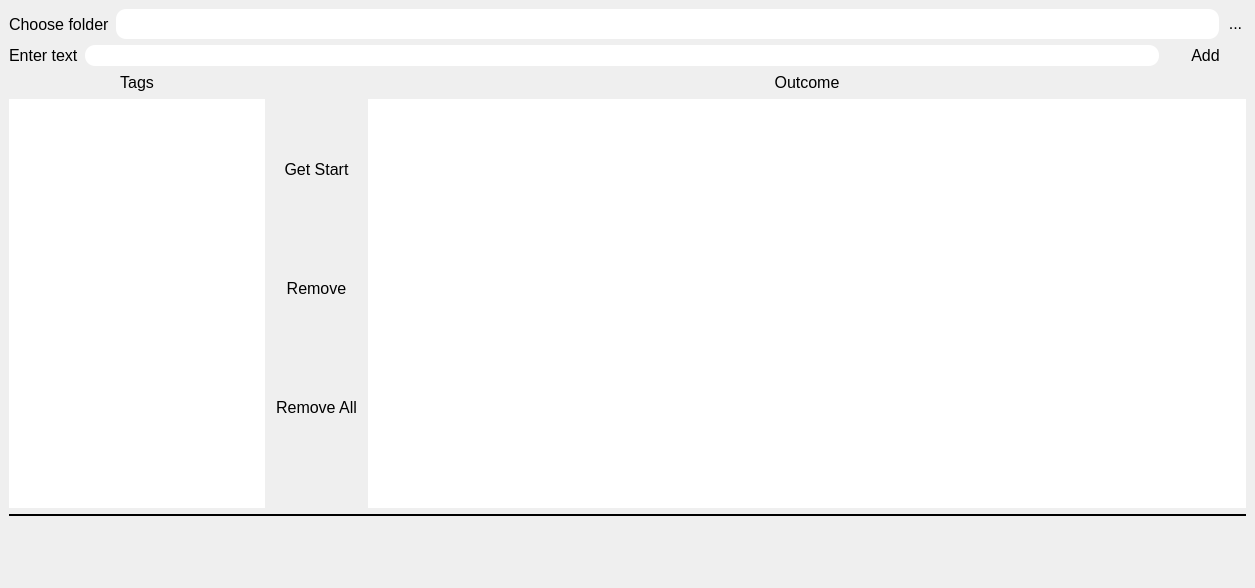
<?xml version="1.0" encoding="UTF-8"?>
<ui version="4.0">
 <class>MainWindow</class>
 <widget class="QMainWindow" name="MainWindow">
  <property name="geometry">
   <rect>
    <x>0</x>
    <y>0</y>
    <width>1255</width>
    <height>588</height>
   </rect>
  </property>
  <property name="minimumSize">
   <size>
    <width>672</width>
    <height>522</height>
   </size>
  </property>
  <property name="windowTitle">
   <string>MainWindow</string>
  </property>
  <property name="styleSheet">
   <string notr="true">
border-radius: 10px;</string>
  </property>
  <widget class="QWidget" name="centralwidget">
   <layout class="QVBoxLayout" name="verticalLayout_5">
    <item>
     <layout class="QVBoxLayout" name="verticalLayout_4">
      <item>
       <layout class="QHBoxLayout" name="horizontalLayout">
        <item>
         <widget class="QLabel" name="ChooseFolder_label">
          <property name="font">
           <font>
            <pointsize>12</pointsize>
           </font>
          </property>
          <property name="styleSheet">
           <string notr="true"/>
          </property>
          <property name="text">
           <string>Choose folder</string>
          </property>
         </widget>
        </item>
        <item>
         <widget class="QLineEdit" name="FolderPath_text">
          <property name="minimumSize">
           <size>
            <width>0</width>
            <height>30</height>
           </size>
          </property>
          <property name="font">
           <font>
            <pointsize>12</pointsize>
           </font>
          </property>
          <property name="styleSheet">
           <string notr="true">
border-radius: 10px;
</string>
          </property>
         </widget>
        </item>
        <item>
         <widget class="QPushButton" name="FindFolder_button">
          <property name="minimumSize">
           <size>
            <width>21</width>
            <height>21</height>
           </size>
          </property>
          <property name="maximumSize">
           <size>
            <width>21</width>
            <height>21</height>
           </size>
          </property>
          <property name="font">
           <font>
            <pointsize>12</pointsize>
           </font>
          </property>
          <property name="styleSheet">
           <string notr="true">
border-radius: 10px;
</string>
          </property>
          <property name="text">
           <string>...</string>
          </property>
         </widget>
        </item>
       </layout>
      </item>
      <item>
       <layout class="QHBoxLayout" name="horizontalLayout_2">
        <item>
         <widget class="QLabel" name="label_4">
          <property name="font">
           <font>
            <pointsize>12</pointsize>
           </font>
          </property>
          <property name="styleSheet">
           <string notr="true"/>
          </property>
          <property name="text">
           <string>Enter text</string>
          </property>
         </widget>
        </item>
        <item>
         <widget class="QLineEdit" name="Substring_text">
          <property name="minimumSize">
           <size>
            <width>0</width>
            <height>21</height>
           </size>
          </property>
          <property name="font">
           <font>
            <pointsize>12</pointsize>
           </font>
          </property>
          <property name="styleSheet">
           <string notr="true">
border-radius: 10px;
</string>
          </property>
         </widget>
        </item>
        <item>
         <widget class="QPushButton" name="Add_substring_button_2">
          <property name="minimumSize">
           <size>
            <width>81</width>
            <height>21</height>
           </size>
          </property>
          <property name="font">
           <font>
            <pointsize>12</pointsize>
           </font>
          </property>
          <property name="styleSheet">
           <string notr="true">
border-radius: 10px;
</string>
          </property>
          <property name="text">
           <string>Add</string>
          </property>
         </widget>
        </item>
       </layout>
      </item>
      <item>
       <layout class="QHBoxLayout" name="horizontalLayout_3">
        <item>
         <layout class="QVBoxLayout" name="verticalLayout_3">
          <item>
           <widget class="QLabel" name="Tags_label">
            <property name="minimumSize">
             <size>
              <width>0</width>
              <height>21</height>
             </size>
            </property>
            <property name="font">
             <font>
              <pointsize>12</pointsize>
             </font>
            </property>
            <property name="styleSheet">
             <string notr="true"/>
            </property>
            <property name="text">
             <string>Tags</string>
            </property>
            <property name="alignment">
             <set>Qt::AlignmentFlag::AlignCenter</set>
            </property>
           </widget>
          </item>
          <item>
           <widget class="QListWidget" name="AddedSubstrings_list">
            <property name="sizePolicy">
             <sizepolicy hsizetype="Fixed" vsizetype="Expanding">
              <horstretch>0</horstretch>
              <verstretch>0</verstretch>
             </sizepolicy>
            </property>
            <property name="font">
             <font>
              <pointsize>12</pointsize>
             </font>
            </property>
            <property name="styleSheet">
             <string notr="true">
border-radius: 10px;
</string>
            </property>
           </widget>
          </item>
         </layout>
        </item>
        <item>
         <layout class="QVBoxLayout" name="verticalLayout">
          <item>
           <widget class="QPushButton" name="GetStart_button">
            <property name="minimumSize">
             <size>
              <width>71</width>
              <height>31</height>
             </size>
            </property>
            <property name="font">
             <font>
              <pointsize>12</pointsize>
             </font>
            </property>
            <property name="styleSheet">
             <string notr="true">
border-radius: 15px;
</string>
            </property>
            <property name="text">
             <string>Get Start</string>
            </property>
           </widget>
          </item>
          <item>
           <widget class="QPushButton" name="RemoveSubstring_button">
            <property name="minimumSize">
             <size>
              <width>71</width>
              <height>31</height>
             </size>
            </property>
            <property name="font">
             <font>
              <pointsize>12</pointsize>
             </font>
            </property>
            <property name="styleSheet">
             <string notr="true">
border-radius: 15px;
</string>
            </property>
            <property name="text">
             <string>Remove</string>
            </property>
           </widget>
          </item>
          <item>
           <widget class="QPushButton" name="RemoveAll_button">
            <property name="minimumSize">
             <size>
              <width>91</width>
              <height>31</height>
             </size>
            </property>
            <property name="font">
             <font>
              <pointsize>12</pointsize>
             </font>
            </property>
            <property name="styleSheet">
             <string notr="true">
border-radius: 15px;
</string>
            </property>
            <property name="text">
             <string>Remove All</string>
            </property>
           </widget>
          </item>
         </layout>
        </item>
        <item>
         <layout class="QVBoxLayout" name="verticalLayout_2">
          <item>
           <widget class="QLabel" name="Outcome_label">
            <property name="minimumSize">
             <size>
              <width>0</width>
              <height>21</height>
             </size>
            </property>
            <property name="font">
             <font>
              <pointsize>12</pointsize>
             </font>
            </property>
            <property name="styleSheet">
             <string notr="true"/>
            </property>
            <property name="text">
             <string>Outcome</string>
            </property>
            <property name="alignment">
             <set>Qt::AlignmentFlag::AlignCenter</set>
            </property>
           </widget>
          </item>
          <item>
           <widget class="QTableWidget" name="OutcomeTable_table">
            <property name="font">
             <font>
              <pointsize>12</pointsize>
             </font>
            </property>
            <property name="styleSheet">
             <string notr="true">border-radius: 10px;</string>
            </property>
           </widget>
          </item>
         </layout>
        </item>
       </layout>
      </item>
     </layout>
    </item>
    <item>
     <widget class="QPushButton" name="pushButton">
      <property name="maximumSize">
       <size>
        <width>16777215</width>
        <height>2</height>
       </size>
      </property>
      <property name="styleSheet">
       <string notr="true">background: rgb(0, 0, 0)</string>
      </property>
      <property name="text">
       <string>PushButton</string>
      </property>
     </widget>
    </item>
    <item>
     <widget class="QPushButton" name="Settings_button">
      <property name="sizePolicy">
       <sizepolicy hsizetype="Fixed" vsizetype="Fixed">
        <horstretch>0</horstretch>
        <verstretch>0</verstretch>
       </sizepolicy>
      </property>
      <property name="minimumSize">
       <size>
        <width>35</width>
        <height>35</height>
       </size>
      </property>
      <property name="styleSheet">
       <string notr="true">
border-radius: 5px;</string>
      </property>
      <property name="text">
       <string/>
      </property>
     </widget>
    </item>
   </layout>
  </widget>
  <widget class="QStatusBar" name="statusbar"/>
  <widget class="QMenuBar" name="menubar">
   <property name="geometry">
    <rect>
     <x>0</x>
     <y>0</y>
     <width>1255</width>
     <height>21</height>
    </rect>
   </property>
  </widget>
  <action name="actionLanguige">
   <property name="text">
    <string>Languige</string>
   </property>
  </action>
  <action name="actionAdd_default_path">
   <property name="text">
    <string>Add default path</string>
   </property>
  </action>
 </widget>
 <resources/>
 <connections/>
</ui>
